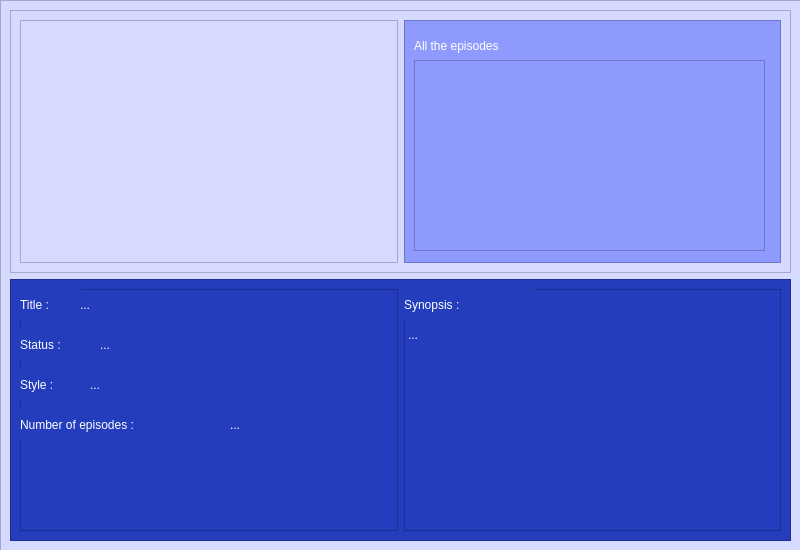
<?xml version="1.0" encoding="UTF-8"?>
<ui version="4.0">
 <class>PageOneTVSerie</class>
 <widget class="QWidget" name="PageOneTVSerie">
  <property name="geometry">
   <rect>
    <x>0</x>
    <y>0</y>
    <width>800</width>
    <height>550</height>
   </rect>
  </property>
  <property name="minimumSize">
   <size>
    <width>800</width>
    <height>550</height>
   </size>
  </property>
  <property name="maximumSize">
   <size>
    <width>800</width>
    <height>550</height>
   </size>
  </property>
  <property name="windowTitle">
   <string>Form</string>
  </property>
  <widget class="QFrame" name="frame">
   <property name="geometry">
    <rect>
     <x>0</x>
     <y>0</y>
     <width>801</width>
     <height>551</height>
    </rect>
   </property>
   <property name="styleSheet">
    <string notr="true">background-color : #d7daff; font: 14pt &quot;Calibri&quot;;
color: white;</string>
   </property>
   <property name="frameShape">
    <enum>QFrame::StyledPanel</enum>
   </property>
   <property name="frameShadow">
    <enum>QFrame::Raised</enum>
   </property>
   <layout class="QVBoxLayout" name="verticalLayout">
    <item>
     <widget class="QFrame" name="frameUp">
      <property name="frameShape">
       <enum>QFrame::StyledPanel</enum>
      </property>
      <property name="frameShadow">
       <enum>QFrame::Raised</enum>
      </property>
      <layout class="QHBoxLayout" name="horizontalLayout">
       <item>
        <widget class="QFrame" name="frameImage">
         <property name="frameShape">
          <enum>QFrame::StyledPanel</enum>
         </property>
         <property name="frameShadow">
          <enum>QFrame::Raised</enum>
         </property>
        </widget>
       </item>
       <item>
        <widget class="QFrame" name="frameListElement">
         <property name="styleSheet">
          <string notr="true">background-color : #8f9aff;</string>
         </property>
         <property name="frameShape">
          <enum>QFrame::StyledPanel</enum>
         </property>
         <property name="frameShadow">
          <enum>QFrame::Raised</enum>
         </property>
         <widget class="QLabel" name="labelAllTheEpisodes">
          <property name="geometry">
           <rect>
            <x>10</x>
            <y>10</y>
            <width>151</width>
            <height>31</height>
           </rect>
          </property>
          <property name="styleSheet">
           <string notr="true"/>
          </property>
          <property name="text">
           <string>All the episodes</string>
          </property>
         </widget>
         <widget class="QListWidget" name="listEpisodesWidget">
          <property name="geometry">
           <rect>
            <x>10</x>
            <y>40</y>
            <width>351</width>
            <height>191</height>
           </rect>
          </property>
         </widget>
        </widget>
       </item>
      </layout>
     </widget>
    </item>
    <item>
     <widget class="QFrame" name="frameDown">
      <property name="styleSheet">
       <string notr="true">background-color : #233dbc</string>
      </property>
      <property name="frameShape">
       <enum>QFrame::StyledPanel</enum>
      </property>
      <property name="frameShadow">
       <enum>QFrame::Raised</enum>
      </property>
      <layout class="QHBoxLayout" name="horizontalLayout_2">
       <item>
        <widget class="QFrame" name="frameDetails">
         <property name="frameShape">
          <enum>QFrame::StyledPanel</enum>
         </property>
         <property name="frameShadow">
          <enum>QFrame::Raised</enum>
         </property>
         <widget class="QLabel" name="labelTitle">
          <property name="geometry">
           <rect>
            <x>0</x>
            <y>0</y>
            <width>61</width>
            <height>31</height>
           </rect>
          </property>
          <property name="text">
           <string>Title :</string>
          </property>
         </widget>
         <widget class="QLabel" name="labelStatus">
          <property name="geometry">
           <rect>
            <x>0</x>
            <y>40</y>
            <width>71</width>
            <height>31</height>
           </rect>
          </property>
          <property name="text">
           <string>Status :</string>
          </property>
         </widget>
         <widget class="QLabel" name="labelStyle">
          <property name="geometry">
           <rect>
            <x>0</x>
            <y>80</y>
            <width>71</width>
            <height>31</height>
           </rect>
          </property>
          <property name="text">
           <string>Style :</string>
          </property>
         </widget>
         <widget class="QLabel" name="labelNumberOfEpisodes">
          <property name="geometry">
           <rect>
            <x>0</x>
            <y>120</y>
            <width>201</width>
            <height>31</height>
           </rect>
          </property>
          <property name="text">
           <string>Number of episodes :</string>
          </property>
         </widget>
         <widget class="QLabel" name="title">
          <property name="geometry">
           <rect>
            <x>60</x>
            <y>6</y>
            <width>191</width>
            <height>20</height>
           </rect>
          </property>
          <property name="text">
           <string>...</string>
          </property>
         </widget>
         <widget class="QLabel" name="status">
          <property name="geometry">
           <rect>
            <x>80</x>
            <y>46</y>
            <width>191</width>
            <height>20</height>
           </rect>
          </property>
          <property name="text">
           <string>...</string>
          </property>
         </widget>
         <widget class="QLabel" name="style">
          <property name="geometry">
           <rect>
            <x>70</x>
            <y>86</y>
            <width>191</width>
            <height>20</height>
           </rect>
          </property>
          <property name="text">
           <string>...</string>
          </property>
         </widget>
         <widget class="QLabel" name="numberOfEpisodes">
          <property name="geometry">
           <rect>
            <x>210</x>
            <y>126</y>
            <width>91</width>
            <height>20</height>
           </rect>
          </property>
          <property name="text">
           <string>...</string>
          </property>
         </widget>
        </widget>
       </item>
       <item>
        <widget class="QFrame" name="frameSynopsis">
         <property name="frameShape">
          <enum>QFrame::StyledPanel</enum>
         </property>
         <property name="frameShadow">
          <enum>QFrame::Raised</enum>
         </property>
         <widget class="QLabel" name="labelSynopsis">
          <property name="geometry">
           <rect>
            <x>0</x>
            <y>0</y>
            <width>131</width>
            <height>31</height>
           </rect>
          </property>
          <property name="text">
           <string>Synopsis :</string>
          </property>
         </widget>
         <widget class="QLabel" name="synopsis">
          <property name="geometry">
           <rect>
            <x>4</x>
            <y>39</y>
            <width>360</width>
            <height>200</height>
           </rect>
          </property>
          <property name="minimumSize">
           <size>
            <width>360</width>
            <height>200</height>
           </size>
          </property>
          <property name="maximumSize">
           <size>
            <width>360</width>
            <height>200</height>
           </size>
          </property>
          <property name="text">
           <string>...</string>
          </property>
          <property name="alignment">
           <set>Qt::AlignLeading|Qt::AlignLeft|Qt::AlignTop</set>
          </property>
          <property name="wordWrap">
           <bool>true</bool>
          </property>
         </widget>
        </widget>
       </item>
      </layout>
     </widget>
    </item>
   </layout>
  </widget>
 </widget>
 <resources/>
 <connections/>
</ui>
